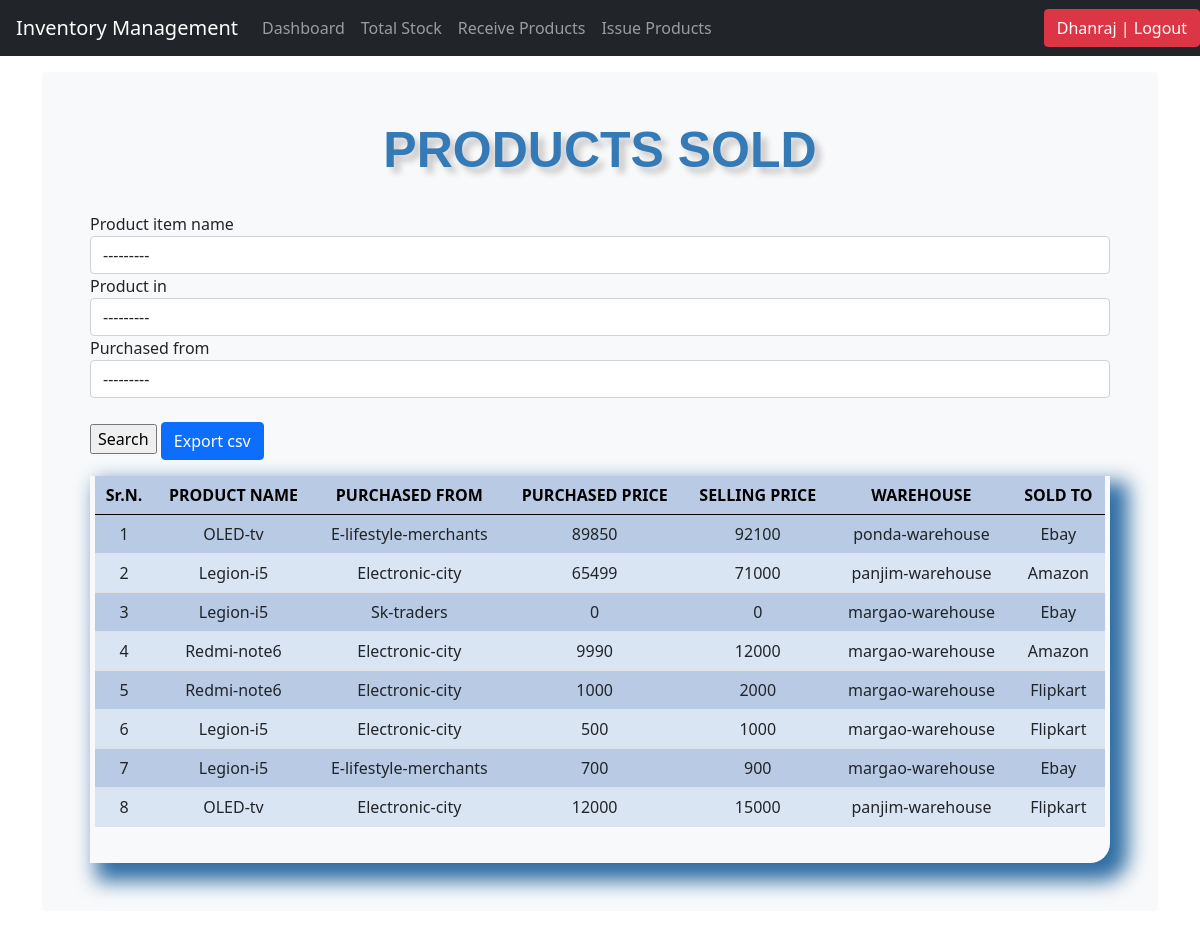
Page /sold/ (signed in) on the earlier database version.
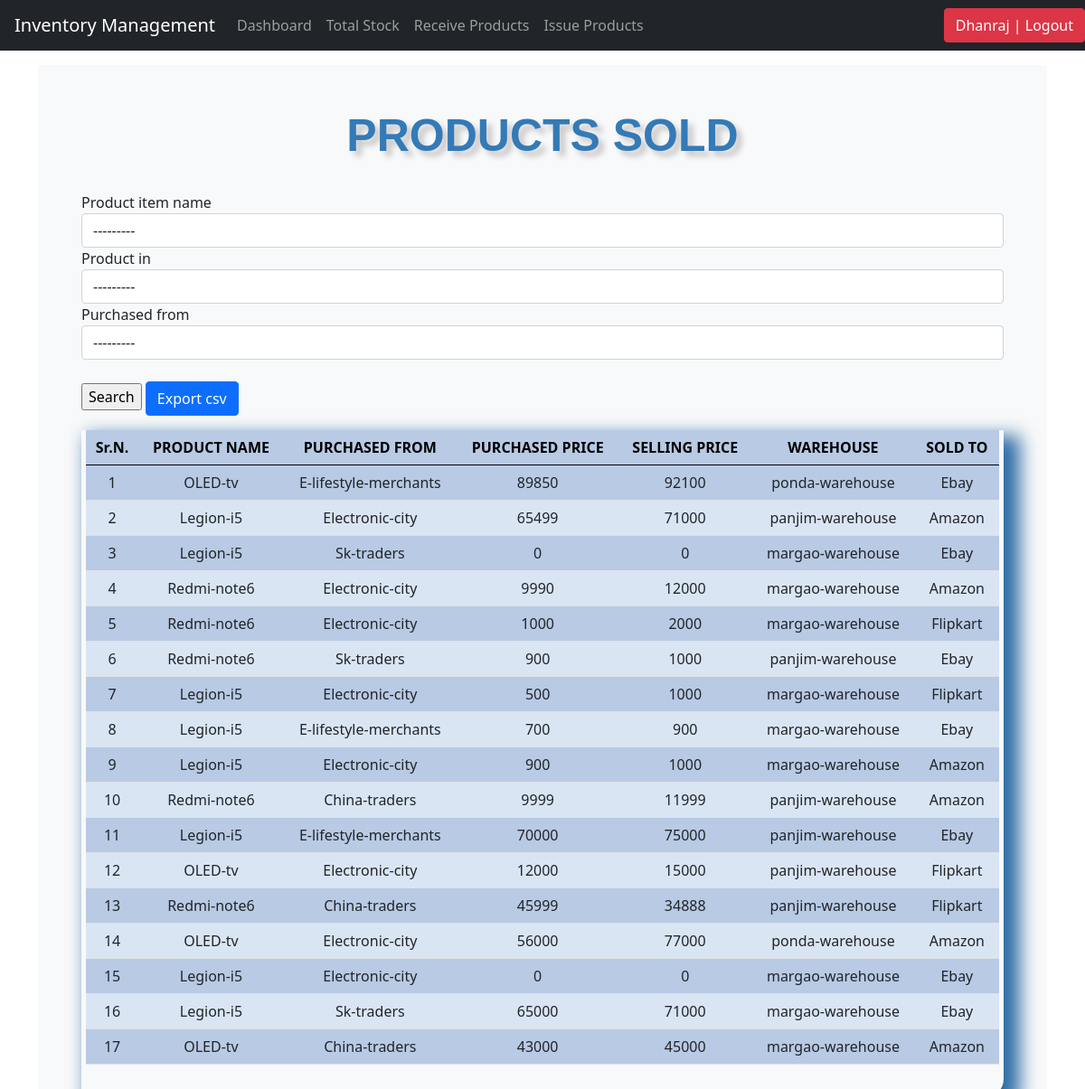
Same page on the later database version.
### inventory/models.py (models this page shows, shortened)
class Product_items_details(models.Model):
	product_item_name = models.ForeignKey(Products, on_delete=models.CASCADE, blank=False)
	purchased_from = models.ForeignKey(Suppliers, on_delete=models.CASCADE, blank=False)
	purchased_price = models.IntegerField(default='0', blank=True, null=True)
	selling_price = models.IntegerField(default='0', blank=True, null=True)
	product_in = models.ForeignKey(Warehouse, on_delete=models.CASCADE, blank=False)
	product_sold = models.BooleanField(default=0)
	sold_to = models.CharField(max_length=50, blank=True, null=True, choices=customers)
	last_updated = models.DateTimeField(auto_now_add=False, auto_now=True)
	timestamp = models.DateTimeField(auto_now_add=True, auto_now=False)

class Products(models.Model):
	product_name = models.CharField(max_length=50, blank=True, null=True)
	product_brand = models.CharField(max_length=50, blank=True, null=True)
	product_category = models.ForeignKey(Category, on_delete=models.CASCADE, blank=True)
	product_quantity = models.IntegerField(default='0', blank=True, null=True)
	product_reorder = models.IntegerField(default='0', blank=True, null=True)
	def __str__(self):
		return self.product_name

class Suppliers(models.Model):
	name = models.CharField(max_length=50, blank=True, null=True)
	address = models.CharField(max_length=50, blank=True, null=True)
	def __str__(self):
		return self.name

class Warehouse(models.Model):
	warehouse_name = models.CharField(max_length=50, blank=True, null=True)
	warehouse_address = models.CharField(max_length=50, blank=True, null=True)
	def __str__(self):
		return self.warehouse_name

### inventory/views.py (the view)
# urls.py: path('sold/', views.sold, name='sold'),
@login_required
def sold(request):
    products= Product_items_details.objects.filter(product_sold=True)
    filt= SearchSold(request.GET, queryset=products)
    form = SearchSoldForm(request.GET or None)
    context = {
       'products': products,
       'title': 'PRODUCTS SOLD',
       'filter': filt,
       'form': form,
    }
    return render(request, 'sold.html', context)

### inventory/forms.py
class SearchSoldForm(forms.ModelForm):
	class Meta:
		model = Product_items_details
		fields = ['product_item_name']

### inventory/templates/sold.html (shortened to what this page needs)
{% load static %}
{% include 'navbar.html' %}
{% load crispy_forms_tags %}
<!doctype html>
<html lang="en">
  <head>
<link href="/docs/5.0/dist/css/bootstrap.min.css" rel="stylesheet">
<link rel="stylesheet" type="text/css" href="{% static 'css/stylesheet.css' %}">
<link rel="stylesheet" type="text/css" href="{% static 'css/bootstrap.min.css' %}">
    <link href="{% static 'css/navbar-top-fixed.css' %}" rel="stylesheet">
  </head>
  <body>
<main class="container">
  <div class="bg-light p-5 rounded">
  <h1 class="header">{{title}}</h1>
  <br>
   <form method='GET' action=''>{% csrf_token %}
      {{filter.form|crispy}}
  <br>
  <input type="submit" value='Search' />
          <a href="/sold_csv" class="btn btn-primary"> Export csv</a>
          </form>
  <div class="display_table">
     <table class="table">
    <thead>
      <th class="table_head">Sr.N.</th>
      <th class="table_head">PRODUCT NAME</th>
      <th class="table_head">PURCHASED FROM</th>
      <th class="table_head">PURCHASED PRICE</th>
      <th class="table_head">SELLING PRICE</th>
      <th class="table_head">WAREHOUSE</th>
      <th class="table_head">SOLD TO</th>
    </thead>
    {% for i in filter.qs %}
    <tr>
      <td class="fs-6">{{forloop.counter}}</td>
      <td class="fs-6">{{i.product_item_name}}</td>
      <td class="fs-6">{{i.purchased_from}}</td>
      <td class="fs-6">{{i.purchased_price}}</td>
      <td class="fs-6">{{i.selling_price}}</td>
      <td class="fs-6">{{i.product_in}}</td>
      <td class="fs-6">{{i.sold_to}}</td>
    </tr>
    {% endfor %}
  </table>
  </div>
</div>
</main>
  </body>
</html>

Differences in the rows shown:
now on this page (row edited): Product_items_details: product_item_name "Redmi-note6", purchased_from "Sk-traders", purchased_price "900", selling_price "1000", product_in "panjim-warehouse", sold_to "Ebay"
now on this page (row edited): Product_items_details: product_item_name "Legion-i5", purchased_from "Electronic-city", purchased_price "900", selling_price "1000", product_in "margao-warehouse", sold_to "Amazon"
now on this page (row edited): Product_items_details: product_item_name "Redmi-note6", purchased_from "China-traders", purchased_price "9999", selling_price "11999", product_in "panjim-warehouse", sold_to "Amazon"
now on this page (row edited): Product_items_details: product_item_name "Legion-i5", purchased_from "E-lifestyle-merchants", purchased_price "70000", selling_price "75000", product_in "panjim-warehouse", sold_to "Ebay"
now on this page (row edited): Product_items_details: product_item_name "Redmi-note6", purchased_from "China-traders", purchased_price "45999", selling_price "34888", product_in "panjim-warehouse", sold_to "Flipkart"
now on this page (row edited): Product_items_details: product_item_name "OLED-tv", purchased_from "Electronic-city", purchased_price "56000", selling_price "77000", product_in "ponda-warehouse", sold_to "Amazon"
added Product_items_details: product_item_name "Legion-i5", purchased_from "Electronic-city", purchased_price "0", selling_price "0", product_in "margao-warehouse", sold_to "Ebay"
added Product_items_details: product_item_name "Legion-i5", purchased_from "Sk-traders", purchased_price "65000", selling_price "71000", product_in "margao-warehouse", sold_to "Ebay"
added Product_items_details: product_item_name "OLED-tv", purchased_from "China-traders", purchased_price "43000", selling_price "45000", product_in "margao-warehouse", sold_to "Amazon"
